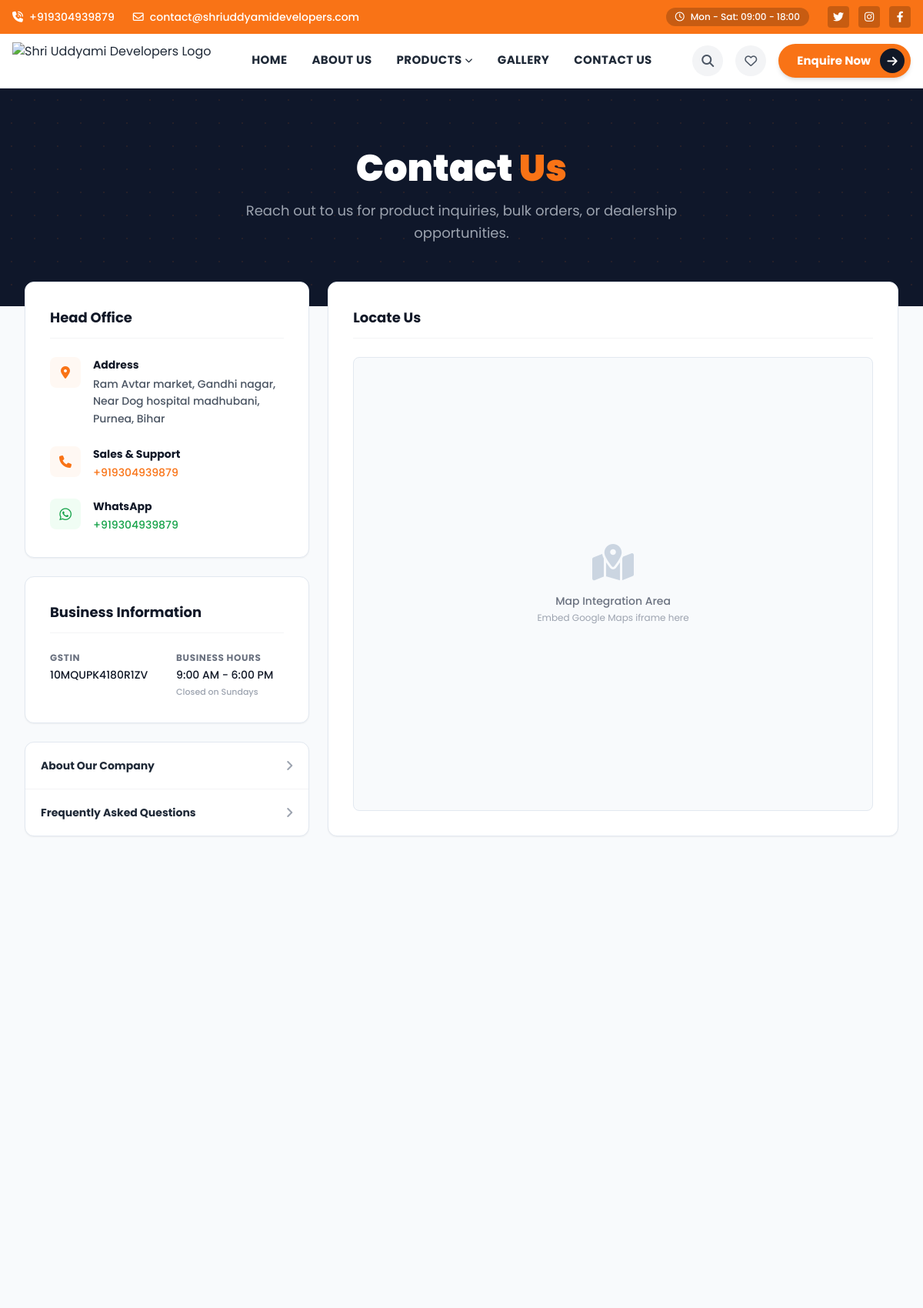
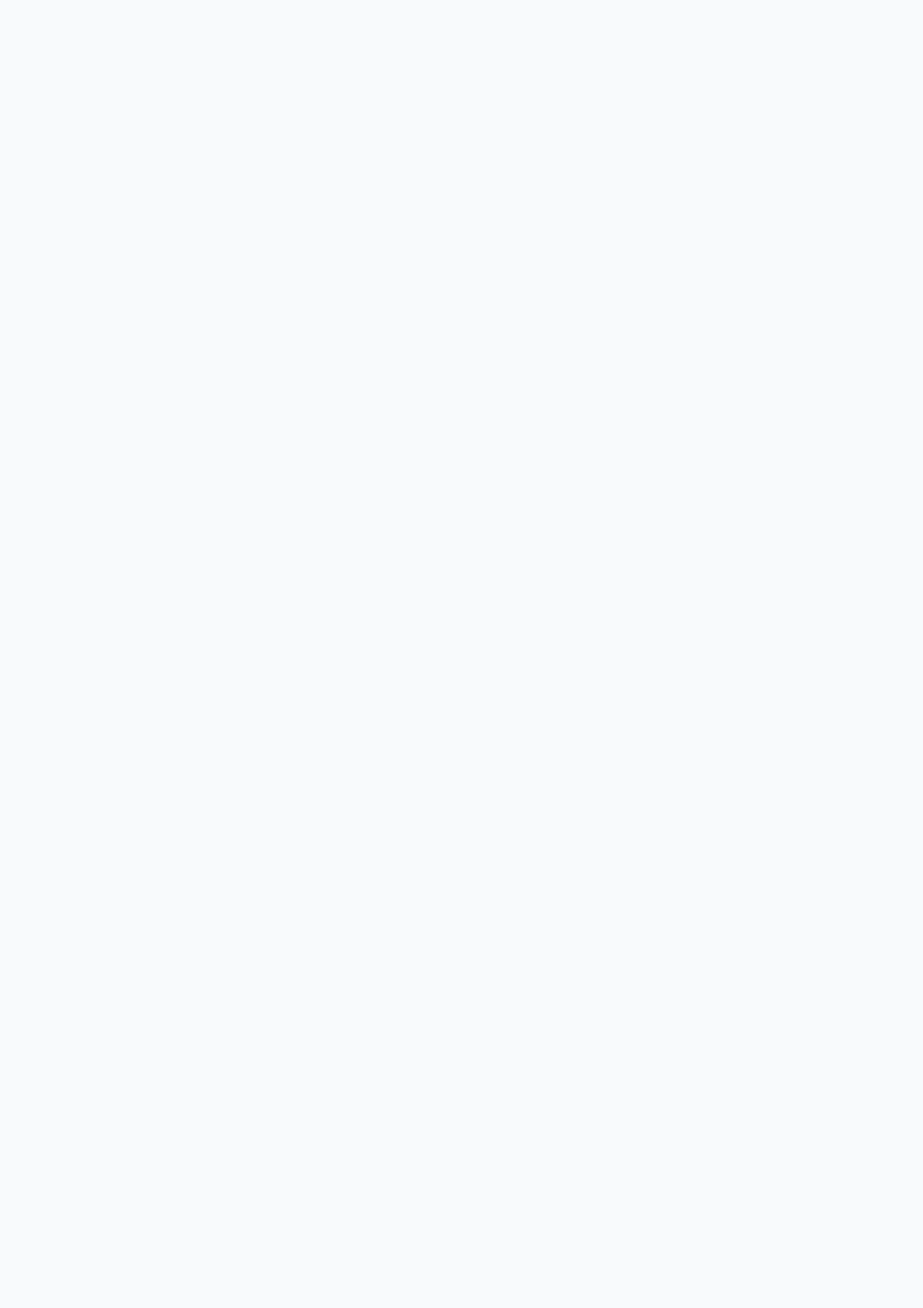
The page /contact.php (upper part) on the database its author committed (2 pictures, top to bottom).
### tables this page shows
CREATE TABLE settings (
    id INTEGER PRIMARY KEY AUTOINCREMENT,
    key TEXT NOT NULL UNIQUE,
    value TEXT
);

### includes/functions.php (called while the page is built, shortened)
<?php
require_once __DIR__ . '/db.php';
function getSetting($key) {
    global $pdo;
    $stmt = $pdo->prepare("SELECT value FROM settings WHERE key = ?");
    $stmt->execute([$key]);
    return $stmt->fetchColumn() ?: '';
}
function getAllSettings() {
    global $pdo;
    $stmt = $pdo->query("SELECT key, value FROM settings");
    $settings = [];
    while ($row = $stmt->fetch()) {
        $settings[$row['key']] = $row['value'];
    }
    return $settings;
}
function getWhatsappLink($productName = '') {
    $whatsappNumber = getSetting('whatsapp');
    $cleanNumber = preg_replace('/[^0-9]/', '', $whatsappNumber);
    $message = "Hello! I am interested in your products.";
    if ($productName) {
        $message = "Hello! I am interested in the product: " . $productName;
    }
    return "https://wa.me/" . $cleanNumber . "?text=" . urlencode($message);
}

### contact.php (the view, shortened to what this page needs)
<?php
require_once __DIR__ . '/includes/db.php';
require_once __DIR__ . '/includes/functions.php';
include __DIR__ . '/includes/header.php';
$settings = getAllSettings();
?>
<div class="bg-slate-50 min-h-screen pb-16">
    <div class="bg-slate-900 py-16 md:py-20 relative overflow-hidden z-10 mb-8">
        <div class="absolute inset-0 opacity-10" style="background-image: radial-gradient(#f97316 1px, transparent 1px); background-size: 30px 30px;"></div>
        <div class="relative z-20 max-w-4xl mx-auto text-center px-4">
            <h1 class="text-4xl md:text-5xl font-black text-white mb-4">Contact <span class="text-primary">Us</span></h1>
            <p class="text-gray-400 text-lg max-w-2xl mx-auto leading-relaxed">Reach out to us for product inquiries, bulk orders, or dealership opportunities.</p>
        </div>
    </div>
    <div class="max-w-[1440px] mx-auto px-4 md:px-8 -mt-16 relative z-20">
        <div class="flex flex-col lg:flex-row gap-6">
            <div class="w-full lg:w-1/3 flex flex-col gap-6">
                <div class="bg-white border border-slate-200 shadow-sm rounded-xl p-6 md:p-8">
                    <h2 class="text-lg font-bold text-gray-900 mb-6 border-b border-gray-100 pb-3">Head Office</h2>
                    <div class="flex items-start gap-4 mb-6">
                        <div class="w-10 h-10 rounded-lg bg-primary/5 text-primary flex items-center justify-center flex-shrink-0">
                            <i class="fa-solid fa-location-dot"></i>
                        </div>
                        <div>
                            <span class="block text-sm font-bold text-gray-900 mb-1">Address</span>
                            <span class="block text-sm text-gray-600 leading-relaxed font-medium"><?php echo nl2br(htmlspecialchars($settings['address'] ?? '')); ?></span>
                        </div>
                    </div>
                    <div class="flex items-start gap-4 mb-6">
                        <div class="w-10 h-10 rounded-lg bg-primary/5 text-primary flex items-center justify-center flex-shrink-0">
                            <i class="fa-solid fa-phone"></i>
                        </div>
                        <div>
                            <span class="block text-sm font-bold text-gray-900 mb-1">Sales & Support</span>
                            <a href="tel:<?php echo htmlspecialchars($settings['phone'] ?? ''); ?>" class="block text-sm text-primary font-medium hover:underline"><?php echo htmlspecialchars($settings['phone'] ?? ''); ?></a>
                        </div>
                    </div>
                    <div class="flex items-start gap-4">
                        <div class="w-10 h-10 rounded-lg bg-green-50 text-green-600 flex items-center justify-center flex-shrink-0">
                            <i class="fa-brands fa-whatsapp text-lg"></i>
                        </div>
                        <div>
                            <span class="block text-sm font-bold text-gray-900 mb-1">WhatsApp</span>
                            <a href="<?php echo getWhatsappLink(); ?>" target="_blank" class="block text-sm text-green-600 font-medium hover:underline"><?php echo htmlspecialchars($settings['whatsapp'] ?? ''); ?></a>
                        </div>
                    </div>
                </div>
                <div class="bg-white border border-slate-200 shadow-sm rounded-xl p-6 md:p-8">
                    <h2 class="text-lg font-bold text-gray-900 mb-6 border-b border-gray-100 pb-3">Business Information</h2>
                    <div class="grid grid-cols-2 gap-6">
                        <?php if (!empty($settings['gst'])): ?>
                        <div>
                            <span class="block text-xs text-gray-500 uppercase font-bold mb-1 tracking-wider">GSTIN</span>
                            <span class="block text-sm text-gray-900 font-medium"><?php echo htmlspecialchars($settings['gst']); ?></span>
                        </div>
                        <?php endif; ?>
                        <div>
                            <span class="block text-xs text-gray-500 uppercase font-bold mb-1 tracking-wider">Business Hours</span>
                            <span class="block text-sm text-gray-900 font-medium">9:00 AM - 6:00 PM</span>
                            <span class="block text-[11px] text-gray-400 mt-1 font-medium">Closed on Sundays</span>
                        </div>
                    </div>
                </div>
                <div class="bg-white border border-slate-200 shadow-sm rounded-xl overflow-hidden">
                    <a href="/about.php" class="flex items-center justify-between p-5 border-b border-gray-100 hover:bg-slate-50 transition group">
                        <span class="text-sm font-bold text-gray-800 group-hover:text-primary transition-colors">About Our Company</span>
                        <i class="fa-solid fa-angle-right text-gray-400 group-hover:text-primary transition-colors"></i>
                    </a>
                    <a href="/faq.php" class="flex items-center justify-between p-5 hover:bg-slate-50 transition group">
                        <span class="text-sm font-bold text-gray-800 group-hover:text-primary transition-colors">Frequently Asked Questions</span>
                        <i class="fa-solid fa-angle-right text-gray-400 group-hover:text-primary transition-colors"></i>
                    </a>
                </div>
            </div>
            <div class="w-full lg:w-2/3 bg-white border border-slate-200 shadow-sm rounded-xl flex flex-col p-6 md:p-8">
                <h2 class="text-lg font-bold text-gray-900 mb-6 border-b border-gray-100 pb-3">Locate Us</h2>
                <div class="flex-grow bg-slate-50 border border-slate-200 rounded-lg min-h-[400px] flex flex-col items-center justify-center">
                    <i class="fa-solid fa-map-location-dot text-5xl text-slate-300 mb-4"></i>
                    <span class="text-sm font-medium text-gray-500">Map Integration Area</span>
                    <span class="text-xs text-gray-400 mt-1">Embed Google Maps iframe here</span>
                </div>
            </div>
        </div>
    </div>
</div>
<?php include __DIR__ . '/includes/footer.php'; ?>

### includes/header.php (shortened to what this page needs)
<!DOCTYPE html>
<html lang="en">
<head>
    <link rel="stylesheet" href="https://cdnjs.cloudflare.com/ajax/libs/font-awesome/6.4.0/css/all.min.css">
    <link rel="stylesheet" href="https://cdn.jsdelivr.net/npm/swiper@10/swiper-bundle.min.css" />
    <script src="https://cdn.tailwindcss.com"></script>
    <link href="/assets/css/app.css" rel="stylesheet">
</head>
<body class="bg-slate-50 text-gray-800 antialiased font-sans pb-16 md:pb-0">
    <div class="bg-primary text-white py-2 px-4 hidden md:block">
        <div class="max-w-[1440px] mx-auto flex justify-between items-center text-sm font-medium">
            <div class="flex items-center gap-6">
                <a href="tel:<?php echo htmlspecialchars(getSetting('phone')); ?>" class="flex items-center gap-2 hover:text-white/80 transition-colors">
                    <i class="fa-solid fa-phone-volume"></i> <?php echo htmlspecialchars(getSetting('phone')); ?>
                </a>
                <a href="mailto:<?php echo htmlspecialchars(getSetting('email')); ?>" class="flex items-center gap-2 hover:text-white/80 transition-colors">
                    <i class="fa-regular fa-envelope"></i> <?php echo htmlspecialchars(getSetting('email')); ?>
                </a>
            </div>
            <div class="flex items-center gap-6">
                <div class="flex items-center gap-2 bg-black/20 px-3 py-1 rounded-full text-xs">
                    <i class="fa-regular fa-clock"></i> Mon - Sat: 09:00 - 18:00
                </div>
                <div class="flex items-center gap-3">
                    <a href="#" class="w-7 h-7 bg-black/20 rounded flex items-center justify-center hover:bg-black/40 transition-colors"><i class="fa-brands fa-twitter"></i></a>
                    <a href="#" class="w-7 h-7 bg-black/20 rounded flex items-center justify-center hover:bg-black/40 transition-colors"><i class="fa-brands fa-instagram"></i></a>
                    <a href="#" class="w-7 h-7 bg-black/20 rounded flex items-center justify-center hover:bg-black/40 transition-colors"><i class="fa-brands fa-facebook-f"></i></a>
                </div>
            </div>
        </div>
    </div>
    <header class="bg-white border-b border-gray-200 sticky top-0 z-50 shadow-sm transition-all duration-300">
        <div class="hidden md:flex max-w-[1440px] mx-auto px-4 h-[70px] items-center justify-between gap-8">
            <a href="/" class="flex-shrink-0">
                <img src="/assets/images/logo.png" alt="<?php echo htmlspecialchars(getSetting('store_name')); ?> Logo"
                    class="h-12 w-auto object-contain">
            </a>
            <nav class="hidden lg:flex items-center gap-8 font-bold text-[15px] text-gray-800 tracking-wide uppercase">
                <a href="/" class="hover:text-primary transition-colors border-b-2 border-transparent hover:border-primary py-2 <?php echo $_SERVER['REQUEST_URI'] == '/' ? 'text-primary border-primary' : ''; ?>">Home</a>
                <a href="/about.php" class="hover:text-primary transition-colors border-b-2 border-transparent hover:border-primary py-2">About Us</a>
                <div class="relative group py-2">
                    <a href="/search.php" class="hover:text-primary transition-colors flex items-center gap-1 border-b-2 border-transparent group-hover:border-primary">Products <i class="fa-solid fa-chevron-down text-[10px]"></i></a>
                </div>
                <a href="/gallery.php" class="hover:text-primary transition-colors border-b-2 border-transparent hover:border-primary py-2">Gallery</a>
                <a href="/contact.php" class="hover:text-primary transition-colors border-b-2 border-transparent hover:border-primary py-2">Contact Us</a>
            </nav>
            <div class="flex items-center gap-4 flex-shrink-0">
                <button onclick="document.getElementById('desktop-search').classList.toggle('hidden')" class="w-10 h-10 rounded-full bg-gray-100 flex items-center justify-center hover:bg-primary hover:text-white transition-colors text-gray-600">
                    <i class="fa-solid fa-search"></i>
                </button>
                <a href="/favorites.php" class="w-10 h-10 rounded-full bg-gray-100 flex items-center justify-center hover:bg-primary hover:text-white transition-colors text-gray-600">
                    <i class="fa-regular fa-heart"></i>
                </a>
                <a href="<?php echo getWhatsappLink('I have a requirement'); ?>" target="_blank"
                    class="hidden lg:flex items-center gap-3 text-[15px] font-bold text-white bg-primary pl-6 pr-2 py-1.5 rounded-full hover:bg-secondary transition-all group shadow-md">
                    Enquire Now <span class="bg-dark text-white w-8 h-8 rounded-full flex items-center justify-center group-hover:bg-white group-hover:text-dark transition-colors"><i class="fa-solid fa-arrow-right"></i></span>
                </a>
            </div>
        </div>
    </header>
    <main class="w-full bg-white min-h-screen relative">

### assets/css/app.css (style rules this page uses)
* { -webkit-tap-highlight-color: transparent; }

### rows shown on the page
settings: value "+919304939879"
settings: value "contact@shriuddyamidevelopers.com"

### other values the page prints
$settings['address'] "Ram Avtar market, Gandhi nagar, Near Dog hospital madhubani, Purnea, Bihar"
$settings['phone'] "+919304939879"
$settings['whatsapp'] "+919304939879"
$settings['gst'] "10MQUPK4180R1ZV"
